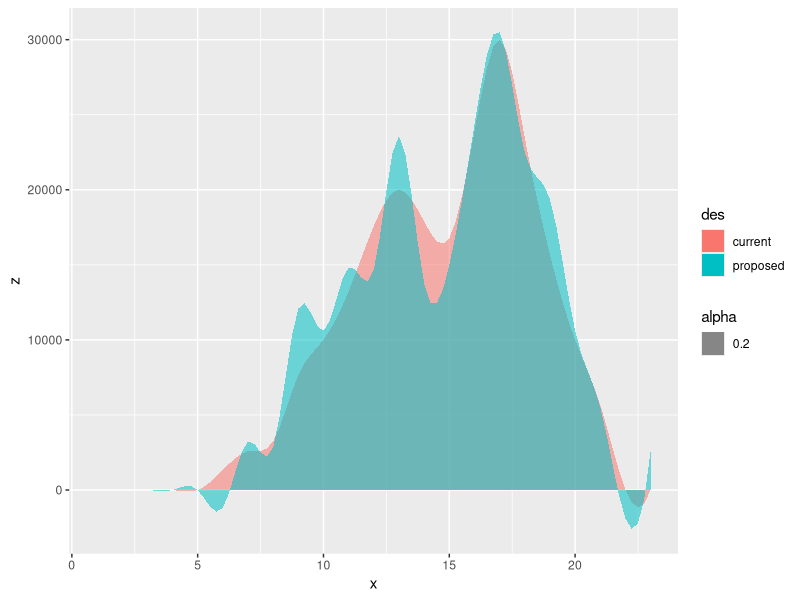

The R script that drew this image:
#changed

library(dplyr)
library(ggplot2)

set.seed(100)

x=seq(1,23)
y1=c(	0,	0,	0,	0,	0,	1329,	2579,	3246,	7658,	10000,	13245,	17598,	20000,	17893,	16783,	23879,	30000,	23478,	15678,	10000,	5673,	46,	32)
y2=y1+c(rep(0,5),rnorm(23-5,0,5000))

inter_pt=3
tot_pt=inter_pt*22+23

z1=spline(x = x,y = y1,n = tot_pt,method = "fmm")$y
z2=spline(x = x,y = y2,n = tot_pt,method = "fmm")$y

dat=data.frame(x=rep(seq(1,23,1/(1+inter_pt)),
                     2),
               z=c(z1,z2),
               des=c(rep('current',tot_pt),
                     rep('proposed',tot_pt))
               )

p=ggplot(data = dat) +
  geom_area(aes(x = x,y = z,fill=des,alpha=0.2),
            position = 'dodge')

p

